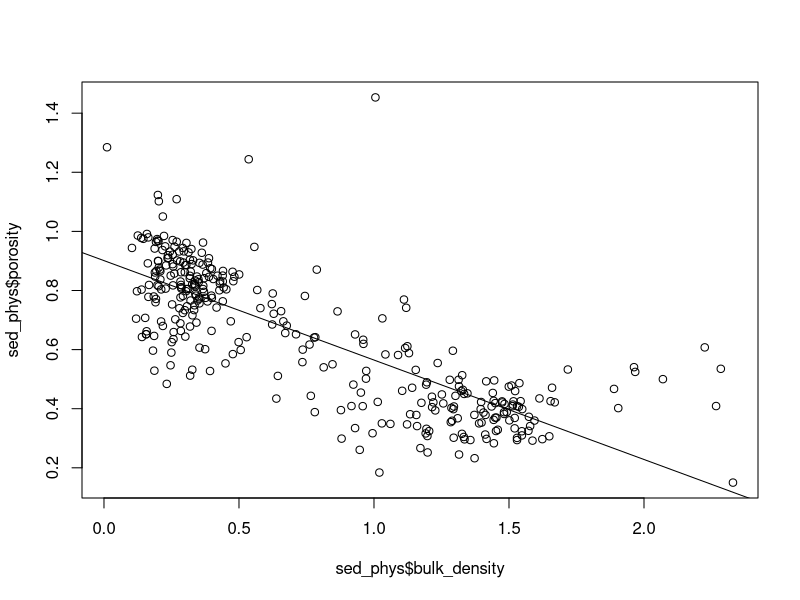

Here is the R script that generated this plot:
#METHANOGENESIS ANALYSIS - Mendota Methane Madness
if (!require(tidyverse)) install.packages('tidyverse')
library(tidyverse)

#============================
#Calculate Sediment Physical Characteristics
sed_phys = read.csv("mendota_ch4_sediment_2021.csv")

#Bulk Density (g/cm3)
sed_phys$bulk_density = (sed_phys$dry_mass - sed_phys$vial_mass) / sed_phys$sed_vol
#Porosity (g/mL)
sed_phys$porosity = ((sed_phys$wet_mass - sed_phys$vial_mass) - 
                       (sed_phys$dry_mass - sed_phys$vial_mass)) / sed_phys$sed_vol
#Percent organic matter
sed_phys$orgmatter = ((sed_phys$rewet_dry_mass - sed_phys$transfertin_mass) - 
                        (sed_phys$ashed_mass - sed_phys$transfertin_mass))*100

#Check that things are related to each other somewhat, check for outliers
plot(sed_phys$porosity ~ sed_phys$bulk_density)
bd_por_lm = lm(sed_phys$porosity ~ sed_phys$bulk_density)
summary(bd_por_lm)
abline(bd_por_lm)

#============================
#Subset incubation data and munge
ghg = read.csv("mendota_ch4_ghg_2021.csv")
inc_raw = ghg %>%
  filter(type == "Incubation") %>%
  select(-analysis_date, -export, -GC_batch_id, -GC_sample_id, -sedDepth, -rep,
         -CO2_FID, -CO2_TCD, -CH4_TCD, -N2O_ECD)